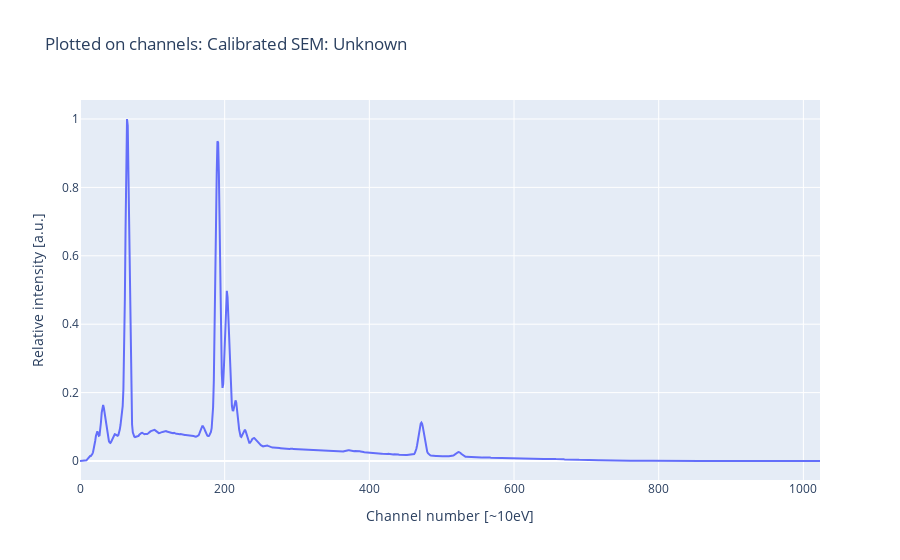
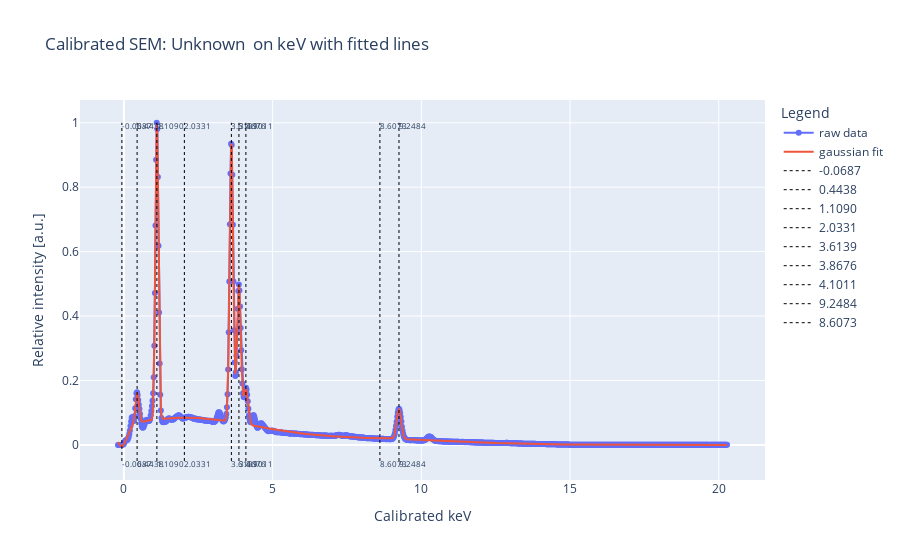

Source (notebook cell) for these figures, in order:
### Markdown cell above
### NB! The code below is not generally adapted, and works now on the file "SEM_unknown.msa", calibrated from Cu-msa

### Code cell
# We could also do fitting on the new plot by copying the steps from earlier

#
# # NB! This is not generally adapted, and works now on the file "unknown_not_calibrated.msa"
#

# we want to fit on the channels
fig_unknown_plot_channels = plotly_plot(
    x=s_un["channel"],
    y_named=[s_un["intensity"], "x calibrated with Ga_Ka and Ga_La"],
    title=f"Plotted on channels: Calibrated {s_un['name']}",
)
fig_unknown_plot_channels.show()


# noted down the peaks in channel numbers
s_un["peaks_channel"] = [
    24,
    31,
    65,
    170,
    191,
    202,
    215,
    472,
    535,

]


# do the fitting as we did earlier
fit_vals = fit_n_peaks_to_gaussian(
    x=s_un["channel"],
    y=s_un["intensity"],
    guessed_peaks=s_un["peaks_channel"],
)
s_un["fit_params"] = fit_vals[0]
s_un["fit_cov"] = fit_vals[1]
s_un["peaks_channel"] = s_un["fit_params"][1::3]
s_un["intensity_fit"] = n_gaussians(s_un["channel"], *fit_vals[0])

# print(f'Fitted peaks at: {s_un["peaks_channel"]}')

# now we scale down the fittet peaks with the dispersion and the offset
s_un["peaks_keV_fitted"] = (
    s_un["peaks_channel"] - s_un["offset"]
) * s_un["dispersion"]

# print(f'Fitted peaks in keV: {s_un["peaks_keV_fitted"]}')

#
# # NB! Because of the background, there will be some error on the fitting for some of the peaks!
#


# plotting the new spectrum with its fit and its lines in keV
fig_unknown_plot_fit = plotly_plot(
    x=s_un["kev_calibrated"],
    y=s_un["intensity"],
    y_fit=s_un["intensity_fit"],
    vlines=s_un["peaks_keV_fitted"],
    title=f"Calibrated {s_un['name']} on keV with fitted lines",
    xaxis_title="Calibrated keV",
)

# we can also plot each gaussian peak individually, but the plot looks a bit messy. Comment in to see it
# making the fit_params matrix in keV
# [amp1, mu1, sigma1, amp2, mu2, sigma2, ...]
# amp is amp
# (mu is mu - offset ) * dispersion
# sigma is sigma * dispersion
s_un["fit_params_keV"] = (s_un["fit_params"]).copy()
s_un["fit_params_keV"][1::3] = (
    s_un["fit_params_keV"][1::3] - s_un["offset"]
) * s_un[
    "dispersion"
]  # mu
s_un["fit_params_keV"][2::3] = (
    s_un["fit_params_keV"][2::3] * s_un["dispersion"]
)  # sigma

"""
# adding the single gaussian peaks to the plot
fig_unknown_plot_fit = plotly_plot(
    fig = fig_unknown_plot_fit,
    x=s_un["kev_calibrated"],
    fit_params=s_un["fit_params_keV"],
    title=f"Calibrated {s_un['name']} on keV with fitted lines",
    xaxis_title="Calibrated keV",
)
"""

fig_unknown_plot_fit.show()

### Figure 1 — Plotly figure (JSON) as saved in the notebook; plotly's stock layout.template omitted (floating-point values rounded to 4 significant figures; data arrays with more than 128 entries replaced by an {"elided": "..."} marker saying what was removed)
{"data": [{"mode": "lines", "name": "x calibrated with Ga_Ka and Ga_La", "type": "scatter", "x": {"elided": "1024 int values"}, "y": {"elided": "1024 float values"}}], "layout": {"legend": {"title": {"text": "Legend"}}, "title": {"text": "Plotted on channels: Calibrated SEM: Unknown "}, "xaxis": {"title": {"text": "Channel number [~10eV]"}}, "yaxis": {"title": {"text": "Relative intensity [a.u.]"}}}}

### Figure 2 — Plotly figure (JSON) as saved in the notebook; plotly's stock layout.template omitted (floating-point values rounded to 4 significant figures; data arrays with more than 128 entries replaced by an {"elided": "..."} marker saying what was removed)
{"data": [{"mode": "lines+markers", "name": "raw data", "textfont": {"size": 8}, "type": "scatter", "x": {"elided": "1024 float values"}, "y": {"elided": "1024 float values"}}, {"mode": "lines", "name": "gaussian fit", "textfont": {"size": 8}, "type": "scatter", "x": {"elided": "1024 float values"}, "y": {"elided": "1024 float values"}}, {"line": {"dash": "dot", "width": 1}, "marker": {"color": "black"}, "mode": "lines+text", "name": "-0.0687", "text": ["-0.0687", "-0.0687"], "textfont": {"size": 8}, "textposition": "bottom right", "type": "scatter", "x": [-0.06869, -0.06869], "y": [-0.05, 1]}, {"line": {"dash": "dot", "width": 1}, "marker": {"color": "black"}, "mode": "lines+text", "name": "0.4438", "text": ["0.4438", "0.4438"], "textfont": {"size": 8}, "textposition": "bottom right", "type": "scatter", "x": [0.4438, 0.4438], "y": [-0.05, 1]}, {"line": {"dash": "dot", "width": 1}, "marker": {"color": "black"}, "mode": "lines+text", "name": "1.1090", "text": ["1.1090", "1.1090"], "textfont": {"size": 8}, "textposition": "bottom right", "type": "scatter", "x": [1.109, 1.109], "y": [-0.05, 1]}, {"line": {"dash": "dot", "width": 1}, "marker": {"color": "black"}, "mode": "lines+text", "name": "2.0331", "text": ["2.0331", "2.0331"], "textfont": {"size": 8}, "textposition": "bottom right", "type": "scatter", "x": [2.033, 2.033], "y": [-0.05, 1]}, {"line": {"dash": "dot", "width": 1}, "marker": {"color": "black"}, "mode": "lines+text", "name": "3.6139", "text": ["3.6139", "3.6139"], "textfont": {"size": 8}, "textposition": "bottom right", "type": "scatter", "x": [3.614, 3.614], "y": [-0.05, 1]}, {"line": {"dash": "dot", "width": 1}, "marker": {"color": "black"}, "mode": "lines+text", "name": "3.8676", "text": ["3.8676", "3.8676"], "textfont": {"size": 8}, "textposition": "bottom right", "type": "scatter", "x": [3.868, 3.868], "y": [-0.05, 1]}, {"line": {"dash": "dot", "width": 1}, "marker": {"color": "black"}, "mode": "lines+text", "name": "4.1011", "text": ["4.1011", "4.1011"], "textfont": {"size": 8}, "textposition": "bottom right", "type": "scatter", "x": [4.101, 4.101], "y": [-0.05, 1]}, {"line": {"dash": "dot", "width": 1}, "marker": {"color": "black"}, "mode": "lines+text", "name": "9.2484", "text": ["9.2484", "9.2484"], "textfont": {"size": 8}, "textposition": "bottom right", "type": "scatter", "x": [9.248, 9.248], "y": [-0.05, 1]}, {"line": {"dash": "dot", "width": 1}, "marker": {"color": "black"}, "mode": "lines+text", "name": "8.6073", "text": ["8.6073", "8.6073"], "textfont": {"size": 8}, "textposition": "bottom right", "type": "scatter", "x": [8.607, 8.607], "y": [-0.05, 1]}], "layout": {"legend": {"title": {"text": "Legend"}}, "title": {"text": "Calibrated SEM: Unknown  on keV with fitted lines"}, "xaxis": {"title": {"text": "Calibrated keV"}}, "yaxis": {"title": {"text": "Relative intensity [a.u.]"}}}}
